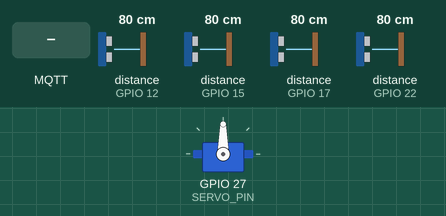
Bench run of a sketch on a simulated ESP32. On the bench: servo. Wiring (inferred from the names in the program): 4 × ultrasonic range finder: trigger GPIO 2, echo GPIO 15 / trigger GPIO 14, echo GPIO 12 / trigger GPIO 16, echo GPIO 17 / trigger GPIO 23, echo GPIO 22. The inputs (shaded band) are chosen by the test bench; at power-on: distance to the obstacle (sensors on GPIO 12, GPIO 15, GPIO 17, GPIO 22) 80 cm. The echo pulse lasts 58.3 µs per cm; WiFi joins after 1.5 s; servers stay silent unless stated; no MQTT or app messages arrive unless stated; what the sketch prints to the serial monitor is not drawn.

Above: at 2.7 s.
2.8 s: MQTT message "CLOSE" arrives on the first subscribed topic
At 4.3 s:
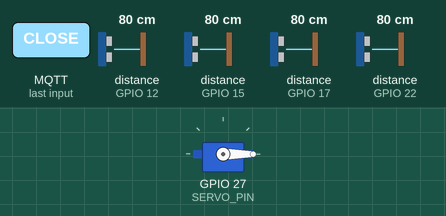
5.0 s: MQTT message "OPEN" arrives on the first subscribed topic
At 6.6 s:
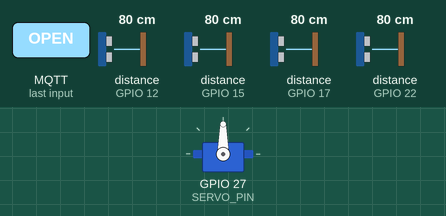
Timing chart, 0 to 8.1 s (numbered marks = the images above; inputs shaded):
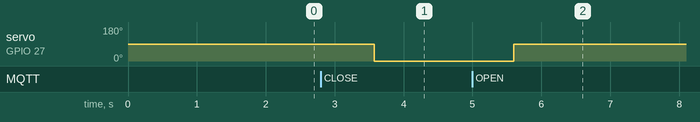

Measured:
- after the input at 2.8 s, servo on GPIO 27 (SERVO_PIN): 90° → 0° after 0.78 s
- after the input at 5.0 s, servo on GPIO 27 (SERVO_PIN): 0° → 90° after 0.60 s

The sketch:

parkiq_esp32.ino
```cpp
#include <WiFi.h>
#include <WiFiClientSecure.h>
#include <PubSubClient.h>
#include <ESP32Servo.h>

#include "secrets.h"

const char *TOPIC_STATUS = "parking/status";
const char *TOPIC_BARRIER = "parking/barrier";

const int TRIG[] = {2, 16, 23, 14};
const int ECHO[] = {15, 17, 22, 12};
const int NUM_SPOTS = 4;
const int SERVO_PIN = 27;

// Override state
bool manualOverride = false;
unsigned long overrideUntil = 0;
const unsigned long OVERRIDE_DURATION = 30000; // 30 seconds

WiFiClientSecure espClient;
PubSubClient mqtt(espClient);
Servo barrier;

long getDistance(int trig, int echo)
{
  digitalWrite(trig, LOW);
  delayMicroseconds(4);
  digitalWrite(trig, HIGH);
  delayMicroseconds(10);
  digitalWrite(trig, LOW);
  long dur = pulseIn(echo, HIGH, 60000);
  if (dur == 0)
    return -1;
  return dur * 0.034 / 2;
}

void onMessage(char *topic, byte *payload, unsigned int len)
{
  String msg = "";
  for (int i = 0; i < len; i++)
    msg += (char)payload[i];
  Serial.print("Command received: ");
  Serial.println(msg);

  if (msg == "OPEN")
  {
    barrier.write(90);
    manualOverride = true;
    overrideUntil = millis() + OVERRIDE_DURATION;
    Serial.println("Manual override: OPEN (30s)");
  }
  else if (msg == "CLOSE")
  {
    barrier.write(0);
    manualOverride = true;
    overrideUntil = millis() + OVERRIDE_DURATION;
    Serial.println("Manual override: CLOSE (30s)");
  }
  else if (msg == "AUTO")
  {
    manualOverride = false;
    Serial.println("Returned to automatic mode");
  }
}

void connectMQTT()
{
  espClient.setInsecure();
  while (!mqtt.connected())
  {
    Serial.print("Connecting to HiveMQ...");
    if (mqtt.connect("ESP32_ParkIQ", MQTT_USER, MQTT_PASS))
    {
      Serial.println(" Connected!");
      mqtt.subscribe(TOPIC_BARRIER);
    }
    else
    {
      Serial.print(" Failed, rc=");
      Serial.print(mqtt.state());
      Serial.println(" ? retrying in 3s");
      delay(3000);
    }
  }
}

void setup()
{
  Serial.begin(115200);

  for (int i = 0; i < NUM_SPOTS; i++)
  {
    pinMode(TRIG[i], OUTPUT);
    pinMode(ECHO[i], INPUT);
    digitalWrite(TRIG[i], LOW);
  }

  barrier.attach(SERVO_PIN);
  barrier.write(90);

  Serial.print("Connecting to WiFi: ");
  Serial.print(WIFI_SSID);
  WiFi.begin(WIFI_SSID, WIFI_PASS);
  while (WiFi.status() != WL_CONNECTED)
  {
    delay(500);
    Serial.print(".");
  }
  Serial.println();
  Serial.print("WiFi connected! IP: ");
  Serial.println(WiFi.localIP());

  mqtt.setServer(MQTT_HOST, MQTT_PORT);
  mqtt.setCallback(onMessage);
}

void loop()
{
  if (!mqtt.connected())
    connectMQTT();
  mqtt.loop();

  // Check if override has expired
  if (manualOverride && millis() > overrideUntil)
  {
    manualOverride = false;
    Serial.println("Override expired — returning to auto mode");
  }

  int occupiedCount = 0;
  String payload = "{\"spots\":[";

  for (int i = 0; i < NUM_SPOTS; i++)
  {
    long dist = getDistance(TRIG[i], ECHO[i]);
    int taken = (dist > 0 && dist < 20) ? 1 : 0;
    occupiedCount += taken;

    Serial.print("Spot ");
    Serial.print(i + 1);
    Serial.print(": ");
    if (dist == -1)
      Serial.println("No echo");
    else
    {
      Serial.print(dist);
      Serial.println(" cm");
    }

    payload += taken;
    if (i < NUM_SPOTS - 1)
      payload += ",";
  }
  payload += "]}";

  // Only run automatic barrier logic if not in manual override
  if (!manualOverride)
  {
    if (occupiedCount < NUM_SPOTS)
    {
      barrier.write(90);
      Serial.println("Barrier: OPEN (auto)");
    }
    else
    {
      barrier.write(0);
      Serial.println("Barrier: CLOSED (auto)");
    }
  }
  else
  {
    Serial.print("Barrier: MANUAL OVERRIDE — expires in ");
    Serial.print((overrideUntil - millis()) / 1000);
    Serial.println("s");
  }

  mqtt.publish(TOPIC_STATUS, payload.c_str());
  Serial.println("---");
  delay(2000);
}
```

secrets.example.h
```cpp
#pragma once

// Copy to secrets.h and fill in your local configuration.
const char *WIFI_SSID = "YOUR_WIFI_SSID";
const char *WIFI_PASS = "YOUR_WIFI_PASSWORD";
const char *MQTT_HOST = "YOUR_BROKER_HOST";
const int MQTT_PORT = 8883;
const char *MQTT_USER = "YOUR_MQTT_USERNAME";
const char *MQTT_PASS = "YOUR_MQTT_PASSWORD";
```
